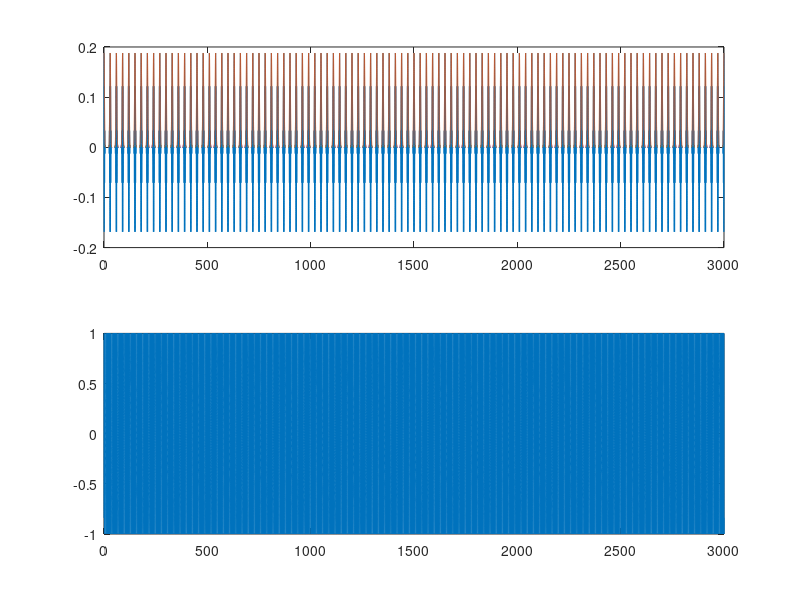

Source code (MATLAB):
 
clear; close;
%periodic pulse of gaussians with repetition rate f_r (period T = 1/f_r); 

%repetition rate/Rt Freq!
fr = 0.5; % 2 times per sec;
Tr = 15/fr;

FWHM = 5; %sec
sig = FWHM/(2*sqrt(2*log(2))); % std. dev

Tend = 100*Tr ; 
N = 2^18; 

freq = .5;

centers = 0:Tr:Tend;
gauss = @(t,mu) ...
    exp(-(t-mu).^2/(2*sig^2))/(sig*sqrt(2*pi)).*exp(1i*freq*2*pi*t);
times = linspace(0,Tend,N)';
dt = times(2)-times(1);

signal = zeros(N,1);

for i = 1:length(centers)
    signal = signal + gauss(times,centers(i));
end
subplot(2,1,1)
plot(times,real(signal),times,abs(signal))
Y1 =  fft(signal);

f_rep = 1/Tr;
fc = freq;
m =.5

fm_signal = @(t) cos(2*pi*fc*t+10*cos(2*pi*f_rep*t));
signal = fm_signal(times);
subplot(2,1,2);
plot(times,real(signal))
Y2 = fft(signal);
